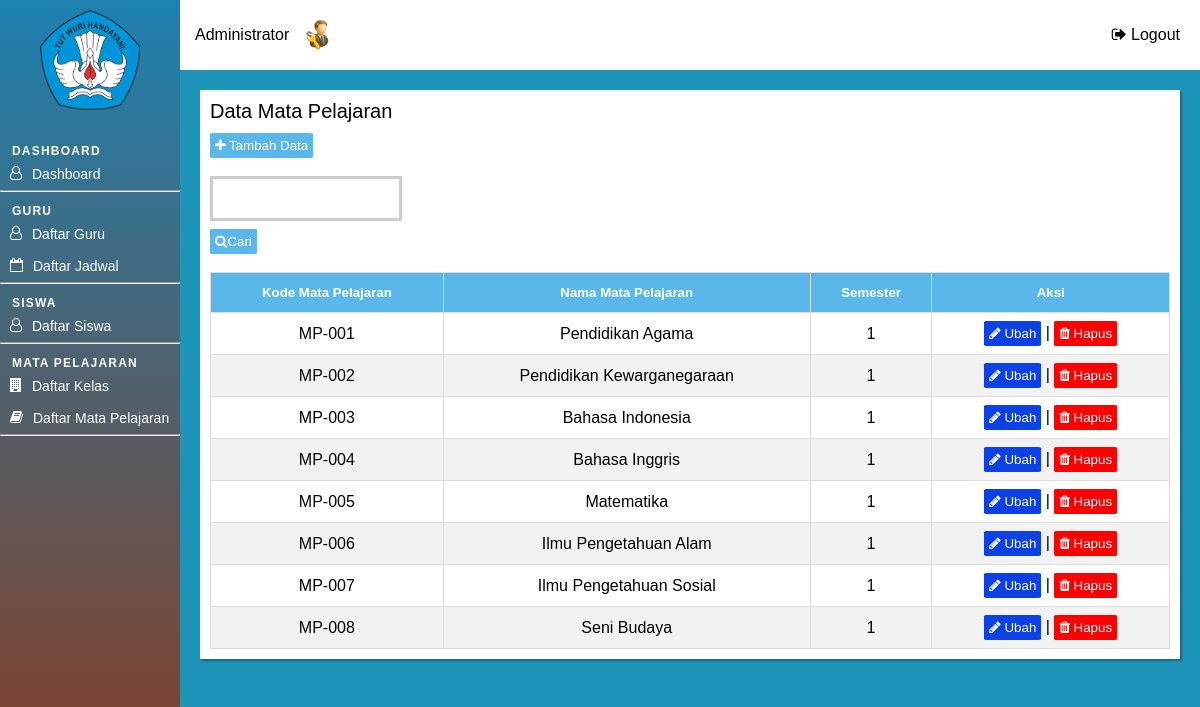
The app's page /admin/halaman_admin.php?page=mapel (signed in) with its own data.
### tables this page shows
CREATE TABLE `tbl_mapel` (
  `id_mapel` int(11) NOT NULL,
  `kode_mapel` char(10) NOT NULL,
  `nama_mapel` varchar(50) NOT NULL,
  `semester` int(11) DEFAULT NULL
);

### admin/mapel/index.php (the view, shortened to what this page needs)
<div class="tabel-page">
	<div class="tabel-heading">
		Data Mata Pelajaran
	</div>
	<div class="button-container">
		<button class="button-input" id="myBtn" onclick="show_modal(0)">
			<i class="fa fa-plus" aria-hidden="true"></i> Tambah Data
		</button>
	</div>
	<div class="search-box">
		<form method="GET" action="" autocomplete="off">
			<input type="text" name="keyword">
			<button class="button-input" id="myBtn" type="submit" name="cari">
			<i class="fa fa-search" aria-hidden="true"></i>Cari
			</button>
			<br><br>
		</form>
	</div>
	<table id="list-data" class="display">
		<thead>
			<tr>
				<th><h5>Kode Mata Pelajaran</h5></th>
				<th><h5>Nama Mata Pelajaran</h5></th>
                <th><h5>Semester</h5></th>
				<th><h5>Aksi</h5></th>
			</tr>
		</thead>
		<?php
			include "../config/koneksi.php";
			if(isset($_GET['cari'])) {
				$keyword = $_GET['keyword'];
				$query = "SELECT * FROM tbl_mapel
							  WHERE
							  kode_mapel LIKE '%$keyword%' OR
							  nama_mapel LIKE '%$keyword%' OR
							  nama_mapel LIKE '%$keyword%' ";
				} else {
				$query = "SELECT * FROM tbl_mapel ";
				}
				$result = $conn -> query($query)or die(mysqli_error($conn));
				if (mysqli_num_rows($result) > 0) {
					$i = 1;
					while($row = mysqli_fetch_assoc($result)) {
		?>
		        <tr>
		        	<td><?php echo $row["kode_mapel"];?></td>
		        	<td><?php echo $row["nama_mapel"];?></td>
                    <td><?php echo $row["semester"];?></td>
		        	<td>
		        		<button class="button-edit" id="buttonEdit" onclick="show_modal(<?php echo $i?>)">
							<i class="fa fa-pencil" aria-hidden="true"></i>
		        			Ubah
						</button>	|
						<a href='javascript:hapusData("<?php echo $row['id_mapel']?>", 2)'>
		        			<button class="button-delete">
								<i class="fa fa-trash" aria-hidden="true"></i> Hapus
							</button>
		        		</a>
				</td>
		        </tr>
		<?php
				$i++;
		    	}
			}
			else {
		    		echo "0 results";
			}
		?>
	</table>
</div>

### assets/css/halaman_admin.css (style rules this page uses)
* { padding: 0; margin: 0; box-sizing: border-box; }
a { text-decoration: none; }
body { font: 16px sans-serif; }

### assets/css/tabel.css (style rules this page uses)
.tabel-page { background-color: #FFFF; box-shadow: 2px 2px 2px rgba(0, 0, 0,0.3); padding: 10px; width: 100%; height: auto; }
#list-data { font: 16px sans-serif; border-collapse: collapse; width: 100%; }
#list-data td, #list-data th { border: 1px solid #ddd; padding: 8px; text-align: center; }
#list-data tr:nth-child(even) { background-color: #f2f2f2; }
#list-data th { padding-top: 12px; padding-bottom: 12px; text-align: center; background-color: #59b7e9; color: white; }
.tabel-heading { font-size: 20px; margin-bottom: 10px; }
.button-container { margin-bottom: 10px; }
.button-input { background-color: #59b7e9; border-radius: 5%; padding : 5px; border: none; color: #FFFFFF; }
.button-delete { background-color: #FF0000; border-radius: 5%; padding : 5px; border: none; color: #FFFFFF; }
.button-edit { background-color: #0c42e5; border-radius: 5%; padding : 5px; border: none; color: #FFFFFF; }
.search-box { width: 20%; float: left; margin-right: 10%; }

### assets/css/modal.css (style rules this page uses)
input[type=text], input[type=password], input[type=number] { width: 100%; padding: 12px 10px; margin: 8px 0; box-sizing: border-box; border: 3px solid #ccc; outline: none; }

### records on screen
tbl_mapel: kode_mapel "MP-001", nama_mapel "Pendidikan Agama", semester "1"
tbl_mapel: kode_mapel "MP-002", nama_mapel "Pendidikan Kewarganegaraan", semester "1"
tbl_mapel: kode_mapel "MP-003", nama_mapel "Bahasa Indonesia", semester "1"
tbl_mapel: kode_mapel "MP-004", nama_mapel "Bahasa Inggris", semester "1"
tbl_mapel: kode_mapel "MP-005", nama_mapel "Matematika", semester "1"
tbl_mapel: kode_mapel "MP-006", nama_mapel "Ilmu Pengetahuan Alam", semester "1"
tbl_mapel: kode_mapel "MP-007", nama_mapel "Ilmu Pengetahuan Sosial", semester "1"
tbl_mapel: kode_mapel "MP-008", nama_mapel "Seni Budaya", semester "1"
